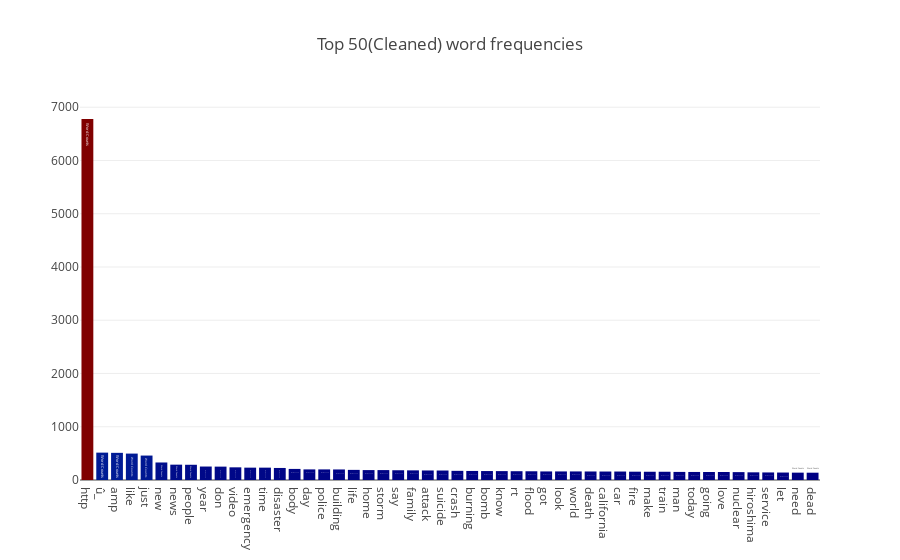

Notebook cell for this chart:
### Code cell
feature_names = tf_vectorizer.get_feature_names()
count_vec = np.asarray(tf.sum(axis=0)).ravel()
zipped = list(zip(feature_names, count_vec))
x, y = (list(x) for x in zip(*sorted(zipped, key=lambda x: x[1], reverse=True)))

# Now I want to extract out on the top 15 and bottom 15 words
Y = np.concatenate([y[0:15], y[-16:-1]])
X = np.concatenate([x[0:15], x[-16:-1]])

data = [go.Bar(
    x = x[0:50],
    y = y[0:50],
    marker = dict(colorscale='Jet', color = y[:50]),
    text = 'Word Counts'
)]

layout = go.Layout(
    title = "Top 50(Cleaned) word frequencies"
)

fig = go.Figure(data=data, layout=layout)

py.iplot(fig, filename='basic-bar')

### Figure 1 — Plotly figure (JSON) as saved in the notebook; plotly's stock layout.template omitted (floating-point values rounded to 4 significant figures)
{"data": [{"marker": {"color": [6779, 514, 510, 496, 459, 329, 288, 286, 253, 251, 238, 232, 232, 226, 208, 199, 199, 198, 190, 186, 186, 183, 181, 179, 178, 172, 170, 168, 167, 165, 164, 161, 161, 161, 160, 159, 159, 156, 155, 155, 152, 151, 150, 150, 148, 144, 142, 140, 138, 137], "colorscale": "Jet"}, "text": "Word Counts", "type": "bar", "uid": "5f03dd24-cf8d-44a0-bd2e-50c419a6f241", "x": ["http", "û_", "amp", "like", "just", "new", "news", "people", "year", "don", "video", "emergency", "time", "disaster", "body", "day", "police", "building", "life", "home", "storm", "say", "family", "attack", "suicide", "crash", "burning", "bomb", "know", "rt", "flood", "got", "look", "world", "death", "california", "car", "fire", "make", "train", "man", "today", "going", "love", "nuclear", "hiroshima", "service", "let", "need", "dead"], "y": [6779, 514, 510, 496, 459, 329, 288, 286, 253, 251, 238, 232, 232, 226, 208, 199, 199, 198, 190, 186, 186, 183, 181, 179, 178, 172, 170, 168, 167, 165, 164, 161, 161, 161, 160, 159, 159, 156, 155, 155, 152, 151, 150, 150, 148, 144, 142, 140, 138, 137]}], "layout": {"title": {"text": "Top 50(Cleaned) word frequencies"}}}
